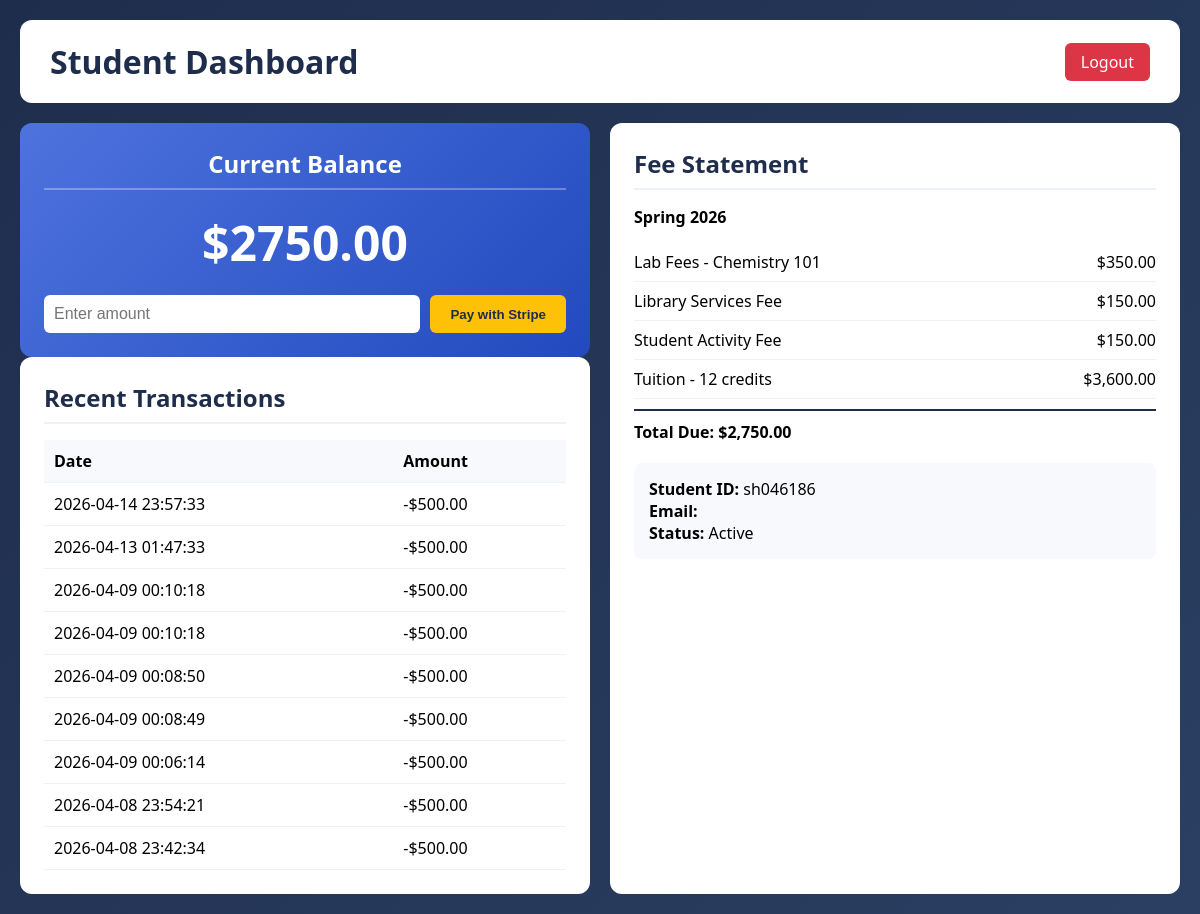
Page /student/dashboard (signed in) on the earlier database version.
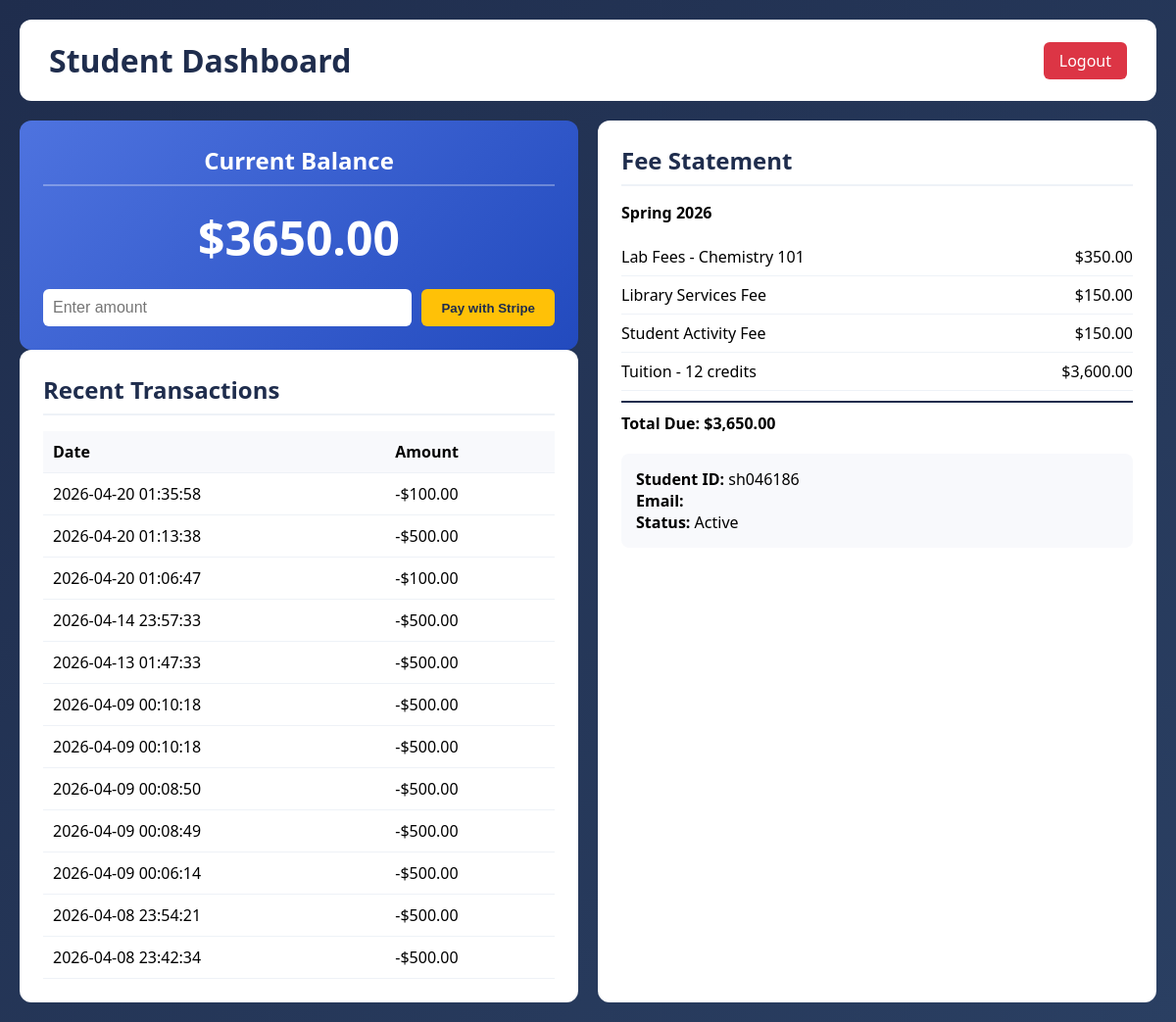
Same page on the later database version.
### tables this page shows
CREATE TABLE students (
                id INTEGER PRIMARY KEY AUTOINCREMENT,
                student_id TEXT UNIQUE NOT NULL,
                name TEXT NOT NULL,
                email TEXT UNIQUE NOT NULL,
                password_hash TEXT NOT NULL,
                balance DECIMAL(10,2) DEFAULT 0.00,
                role TEXT DEFAULT 'student',
                created_at TIMESTAMP DEFAULT CURRENT_TIMESTAMP
            );

CREATE TABLE payments (
                id INTEGER PRIMARY KEY AUTOINCREMENT,
                student_id INTEGER NOT NULL,
                amount DECIMAL(10,2) NOT NULL,
                payment_date TIMESTAMP DEFAULT CURRENT_TIMESTAMP,
                mock_mode BOOLEAN DEFAULT 1,
                FOREIGN KEY (student_id) REFERENCES students(id) ON DELETE CASCADE
            );

CREATE TABLE fee_items (
                id INTEGER PRIMARY KEY AUTOINCREMENT,
                student_id INTEGER NOT NULL,
                semester TEXT NOT NULL,
                description TEXT NOT NULL,
                amount DECIMAL(10,2) NOT NULL,
                category TEXT,
                FOREIGN KEY (student_id) REFERENCES students(id) ON DELETE CASCADE
            );

### app.py (the view)
@app.route("/student/dashboard")
def student_dashboard():
    if "student_id" not in session:
        return redirect(url_for("login"))
    if session.get("role") == "admin":
        return redirect(url_for("admin_dashboard"))
    student_id = session["student_id"]
    payment_message = session.pop("payment_message", None)
    balance_info = tuition_service.get_student_balance(student_id)
    statement = tuition_service.generate_fee_statement(student_id)
    payment_history = tuition_service.get_payment_history(student_id)
    return render_template(
        "student_dashboard.html",
        student=balance_info,
        statement=statement,
        payment_history=payment_history,
        payment_message=payment_message,
        current_year=datetime.now().year,
    )

### models.py (called while the page is built)
    @staticmethod
    def find_by_student_id(student_id: str) -> Optional["Student"]:
        conn = sqlite3.connect("tuition.db")
        conn.row_factory = sqlite3.Row
        cursor = conn.cursor()
        cursor.execute("SELECT * FROM students WHERE student_id = ?", (student_id,))
        row = cursor.fetchone()
        conn.close()
        if row:
            return Student(
                id=row["id"],
                student_id=row["student_id"],
                name=row["name"],
                email=row["email"],
                password_hash=row["password_hash"],  # ADD this
                balance=row["balance"],
                role=row["role"],
            )
        return None

    def get_payment_history(self) -> list[dict]:
        conn = sqlite3.connect("tuition.db")
        conn.row_factory = sqlite3.Row
        cursor = conn.cursor()
        cursor.execute(
            """
            SELECT amount, payment_date, mock_mode
            FROM payments
            WHERE student_id = ?
            ORDER BY payment_date DESC
        """,
            (self.id,),
        )
        rows = cursor.fetchall()
        conn.close()
        payments = []
        for row in rows:
            payments.append(
                {
                    "amount": row["amount"],
                    "amount_formatted": f"${row['amount']:.2f}",
                    "date": row["payment_date"],
                    "mock_mode": row["mock_mode"],
                }
            )
        return payments

### services.py (called while the page is built)
    def get_student_balance(self, student_id: str) -> Optional[Dict]:
        student = Student.find_by_student_id(student_id)
        if not student:
            return None
        on_plan = self._is_on_payment_plan(student.id)
        plan_details = self._get_payment_plan(student.id) if on_plan else None
        return {
            "student_id": student.student_id,
            "name": student.name,
            "balance": student.balance,
            "balance_formatted": f"${student.balance:,.2f}",
            "has_balance_due": student.balance > 0,
            "role": student.role,
            "on_payment_plan": on_plan,
            "payment_plan": plan_details,
        }

    def _get_current_semester(self) -> str:
        now = datetime.now()
        year = now.year
        if now.month <= 5:
            return f"Spring {year}"
        elif now.month <= 8:
            return f"Summer {year}"
        else:
            return f"Fall {year}"

### templates/student_dashboard.html (shortened to what this page needs)
<!DOCTYPE html>
<html lang="en">
<head>
</head>
<body>
    <div class="container">
        <div class="header">
            <h1>Student Dashboard</h1>
            <a href="/logout" class="logout-btn">Logout</a>
        </div>
        <div class="dashboard-grid">
            <div>
                <div class="card balance-card">
                    <h2>Current Balance</h2>
                    <div class="balance-amount" id="balance-amount">
                        {% if student %}
                        ${{ "%.2f"|format(student.balance) }}
                        {% else %}
                        $0.00
                        {% endif %}
                    </div>
                    <div class="payment-form">
                        <input type="number" id="payment-amount" class="payment-input" placeholder="Enter amount"
                            step="0.01">
                        <button class="pay-btn" onclick="makeStripePayment()">Pay with Stripe</button>
                    </div>
                </div>
                <div class="card">
                    <h2>Recent Transactions</h2>
                    <table>
                        <thead>
                            <tr>
                                <th>Date</th>
                                <th>Amount</th>
                            </tr>
                        </thead>
                        <tbody id="transactions-body">
                            {% if payment_history and payment_history.payments %}
                            {% for p in payment_history.payments %}
                            <tr>
                                <td>{{ p.date }}</td>
                                <td>-${{ "%.2f"|format(p.amount) }}</td>
                            </tr>
                            {% endfor %}
                            {% else %}
                            <tr>
                                <td colspan="2">No transactions yet</td>
                            </tr>
                            {% endif %}
                        </tbody>
                    </table>
                </div>
            </div>
            <div class="card">
                <h2>Fee Statement</h2>
                {% if statement %}
                <p><strong>{{ statement.semester }}</strong></p>
                <div style="margin-top: 15px;">
                    {% if statement.fee_items and statement.fee_items|length > 0 %}
                    {% for fee_item in statement.fee_items %}
                    <div class="statement-row">
                        <span>{{ fee_item.description }}</span>
                        <span>{{ fee_item.amount_formatted }}</span>
                    </div>
                    {% endfor %}
                    <div class="statement-total">
                        <span>Total Due:</span>
                        <span>{{ statement.current_balance_formatted }}</span>
                    </div>
                    {% else %}
                    <p>No fee items found for this semester.</p>
                    {% endif %}
                </div>
                {% else %}
                <p>Unable to load fee statement.</p>
                {% endif %}
                {% if student %}
                <div class="summary-box">
                    <p><strong>Student ID:</strong> {{ student.student_id }}</p>
                    <p><strong>Email:</strong> {{ student.email }}</p>
                    <p><strong>Status:</strong> Active</p>
                </div>
                {% endif %}
            </div>
        </div>
    </div>
</body>
</html>

### templates/student_dashboard.html (style rules this page uses)
* { margin: 0; padding: 0; box-sizing: border-box; }
body { font-family: 'Segoe UI', Tahoma, Geneva, Verdana, sans-serif; background: linear-gradient(135deg, #1f2d4d 0%, #2a3f62 100%); min-height: 100vh; padding: 20px; }
.container { max-width: 1200px; margin: 0 auto; }
.header { background: white; border-radius: 12px; padding: 20px 30px; margin-bottom: 20px; display: flex; justify-content: space-between; align-items: center; }
.header h1 { color: #1f2d4d; }
.logout-btn { background: #dc3545; color: white; padding: 8px 16px; text-decoration: none; border-radius: 6px; }
.dashboard-grid { display: grid; grid-template-columns: 1fr 1fr; gap: 20px; }
.card { background: white; border-radius: 12px; padding: 24px; }
.card h2 { color: #1f2d4d; margin-bottom: 16px; padding-bottom: 8px; border-bottom: 2px solid #eef2f7; }
.balance-card { background: linear-gradient(135deg, #4e73df 0%, #224abe 100%); color: white; text-align: center; }
.balance-card h2 { color: white; border-bottom-color: rgba(255, 255, 255, 0.3); }
.balance-amount { font-size: 48px; font-weight: bold; margin: 20px 0; }
.payment-form { display: flex; gap: 10px; margin-top: 15px; }
.payment-input { flex: 1; padding: 10px; border: none; border-radius: 6px; font-size: 16px; }
.pay-btn { background: #ffc107; color: #1f2d4d; border: none; padding: 10px 20px; border-radius: 6px; cursor: pointer; font-weight: bold; }
table { width: 100%; border-collapse: collapse; }
th, td { padding: 10px; text-align: left; border-bottom: 1px solid #eef2f7; }
th { background: #f8f9fc; }
.statement-row { display: flex; justify-content: space-between; padding: 8px 0; border-bottom: 1px solid #eef2f7; }
.statement-total { font-weight: bold; margin-top: 10px; padding-top: 10px; border-top: 2px solid #1f2d4d; }
.summary-box { background: #f8f9fc; padding: 15px; border-radius: 8px; margin-top: 20px; }

Differences in the rows shown:
changed students "sh046186": balance "2750.00" → "3650.00"
added payments: date "2026-04-20 01:35:58", amount "100.00"
added payments: date "2026-04-20 01:13:38", amount "500.00"
added payments: date "2026-04-20 01:06:47", amount "100.00"
Other differences:
{{ statement.current_balance_formatted }}: "$2,750.00" → "$3,650.00"
